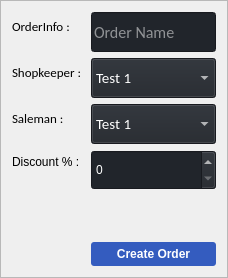
                                 <widget class="QFrame" name="orderFrame">
                                  <property name="sizePolicy">
                                   <sizepolicy hsizetype="Fixed" vsizetype="Maximum">
                                    <horstretch>0</horstretch>
                                    <verstretch>136</verstretch>
                                   </sizepolicy>
                                  </property>
                                  <property name="minimumSize">
                                   <size>
                                    <width>0</width>
                                    <height>0</height>
                                   </size>
                                  </property>
                                  <property name="frameShape">
                                   <enum>QFrame::StyledPanel</enum>
                                  </property>
                                  <property name="frameShadow">
                                   <enum>QFrame::Raised</enum>
                                  </property>
                                  <layout class="QFormLayout" name="formLayout">
                                   <item row="0" column="0">
                                    <widget class="QLabel" name="label_51">
                                     <property name="font">
                                      <font>
                                       <family>Calibri</family>
                                       <pointsize>10</pointsize>
                                       <weight>50</weight>
                                       <italic>false</italic>
                                       <bold>false</bold>
                                      </font>
                                     </property>
                                     <property name="styleSheet">
                                      <string notr="true"/>
                                     </property>
                                     <property name="text">
                                      <string>OrderInfo :   </string>
                                     </property>
                                    </widget>
                                   </item>
                                   <item row="0" column="1">
                                    <widget class="QLineEdit" name="txtOrderInfo">
                                     <property name="sizePolicy">
                                      <sizepolicy hsizetype="Expanding" vsizetype="Expanding">
                                       <horstretch>0</horstretch>
                                       <verstretch>0</verstretch>
                                      </sizepolicy>
                                     </property>
                                     <property name="minimumSize">
                                      <size>
                                       <width>0</width>
                                       <height>40</height>
                                      </size>
                                     </property>
                                     <property name="font">
                                      <font>
                                       <family>Calibri</family>
                                       <pointsize>12</pointsize>
                                       <weight>50</weight>
                                       <italic>false</italic>
                                       <bold>false</bold>
                                      </font>
                                     </property>
                                     <property name="styleSheet">
                                      <string notr="true">background-color: rgb(33, 37, 43);
color: rgb(255, 255, 255);
</string>
                                     </property>
                                     <property name="text">
                                      <string/>
                                     </property>
                                     <property name="placeholderText">
                                      <string>Order Name</string>
                                     </property>
                                    </widget>
                                   </item>
                                   <item row="6" column="1">
                                    <widget class="QPushButton" name="btnCreateOrder">
                                     <property name="styleSheet">
                                      <string notr="true">QPushButton
{
background-color:#345CBF;
color:white;
border-radius:3px;
font: 12pt &quot;Calibri&quot;;
font-weight:bold;
color:white;
padding:5px;

}
QPushButton:hover
{
background-color:#1159A8;
}</string>
                                     </property>
                                     <property name="text">
                                      <string>Create Order</string>
                                     </property>
                                    </widget>
                                   </item>
                                   <item row="5" column="1">
                                    <spacer name="verticalSpacer_11">
                                     <property name="orientation">
                                      <enum>Qt::Vertical</enum>
                                     </property>
                                     <property name="sizeHint" stdset="0">
                                      <size>
                                       <width>20</width>
                                       <height>40</height>
                                      </size>
                                     </property>
                                    </spacer>
                                   </item>
                                   <item row="1" column="0">
                                    <widget class="QLabel" name="label_52">
                                     <property name="font">
                                      <font>
                                       <family>Calibri</family>
                                       <pointsize>10</pointsize>
                                       <weight>50</weight>
                                       <italic>false</italic>
                                       <bold>false</bold>
                                      </font>
                                     </property>
                                     <property name="text">
                                      <string>Shopkeeper : </string>
                                     </property>
                                    </widget>
                                   </item>
                                   <item row="1" column="1">
                                    <widget class="QComboBox" name="cmbxOShopkeeper">
                                     <property name="sizePolicy">
                                      <sizepolicy hsizetype="Expanding" vsizetype="Fixed">
                                       <horstretch>0</horstretch>
                                       <verstretch>0</verstretch>
                                      </sizepolicy>
                                     </property>
                                     <property name="minimumSize">
                                      <size>
                                       <width>0</width>
                                       <height>40</height>
                                      </size>
                                     </property>
                                     <property name="font">
                                      <font>
                                       <family>Calibri</family>
                                       <pointsize>11</pointsize>
                                       <weight>50</weight>
                                       <italic>false</italic>
                                       <bold>false</bold>
                                      </font>
                                     </property>
                                     <property name="autoFillBackground">
                                      <bool>false</bool>
                                     </property>
                                     <property name="styleSheet">
                                      <string notr="true">background-color: rgb(33, 37, 43);
color: rgb(255, 255, 255);</string>
                                     </property>
                                     <property name="iconSize">
                                      <size>
                                       <width>16</width>
                                       <height>16</height>
                                      </size>
                                     </property>
                                     <property name="frame">
                                      <bool>true</bool>
                                     </property>
                                     <item>
                                      <property name="text">
                                       <string>Test 1</string>
                                      </property>
                                     </item>
                                     <item>
                                      <property name="text">
                                       <string>Test 2</string>
                                      </property>
                                     </item>
                                     <item>
                                      <property name="text">
                                       <string>Test 3</string>
                                      </property>
                                     </item>
                                    </widget>
                                   </item>
                                   <item row="2" column="1">
                                    <widget class="QComboBox" name="cmbxOSaleman">
                                     <property name="sizePolicy">
                                      <sizepolicy hsizetype="Expanding" vsizetype="Fixed">
                                       <horstretch>0</horstretch>
                                       <verstretch>0</verstretch>
                                      </sizepolicy>
                                     </property>
                                     <property name="minimumSize">
                                      <size>
                                       <width>0</width>
                                       <height>40</height>
                                      </size>
                                     </property>
                                     <property name="font">
                                      <font>
                                       <family>Calibri</family>
                                       <pointsize>11</pointsize>
                                       <weight>50</weight>
                                       <italic>false</italic>
                                       <bold>false</bold>
                                      </font>
                                     </property>
                                     <property name="autoFillBackground">
                                      <bool>false</bool>
                                     </property>
                                     <property name="styleSheet">
                                      <string notr="true">background-color: rgb(33, 37, 43);
color: rgb(255, 255, 255);</string>
                                     </property>
                                     <property name="iconSize">
                                      <size>
                                       <width>16</width>
                                       <height>16</height>
                                      </size>
                                     </property>
                                     <property name="frame">
                                      <bool>true</bool>
                                     </property>
                                     <item>
                                      <property name="text">
                                       <string>Test 1</string>
                                      </property>
                                     </item>
                                     <item>
                                      <property name="text">
                                       <string>Test 2</string>
                                      </property>
                                     </item>
                                     <item>
                                      <property name="text">
                                       <string>Test 3</string>
                                      </property>
                                     </item>
                                    </widget>
                                   </item>
                                   <item row="2" column="0">
                                    <widget class="QLabel" name="label_53">
                                     <property name="font">
                                      <font>
                                       <family>Calibri</family>
                                       <pointsize>10</pointsize>
                                       <weight>50</weight>
                                       <italic>false</italic>
                                       <bold>false</bold>
                                      </font>
                                     </property>
                                     <property name="text">
                                      <string>Saleman : </string>
                                     </property>
                                    </widget>
                                   </item>
                                   <item row="3" column="1">
                                    <widget class="QSpinBox" name="numDiscount">
                                     <property name="sizePolicy">
                                      <sizepolicy hsizetype="Expanding" vsizetype="Fixed">
                                       <horstretch>0</horstretch>
                                       <verstretch>0</verstretch>
                                      </sizepolicy>
                                     </property>
                                     <property name="minimumSize">
                                      <size>
                                       <width>0</width>
                                       <height>40</height>
                                      </size>
                                     </property>
                                     <property name="styleSheet">
                                      <string notr="true">background-color: rgb(33, 37, 43);
font: 10pt &quot;MS Shell Dlg 2&quot;;
color: rgb(255, 255, 255);</string>
                                     </property>
                                    </widget>
                                   </item>
                                   <item row="3" column="0">
                                    <widget class="QLabel" name="label_2">
                                     <property name="text">
                                      <string>Discount % :</string>
                                     </property>
                                    </widget>
                                   </item>
                                  </layout>
                                 </widget>
